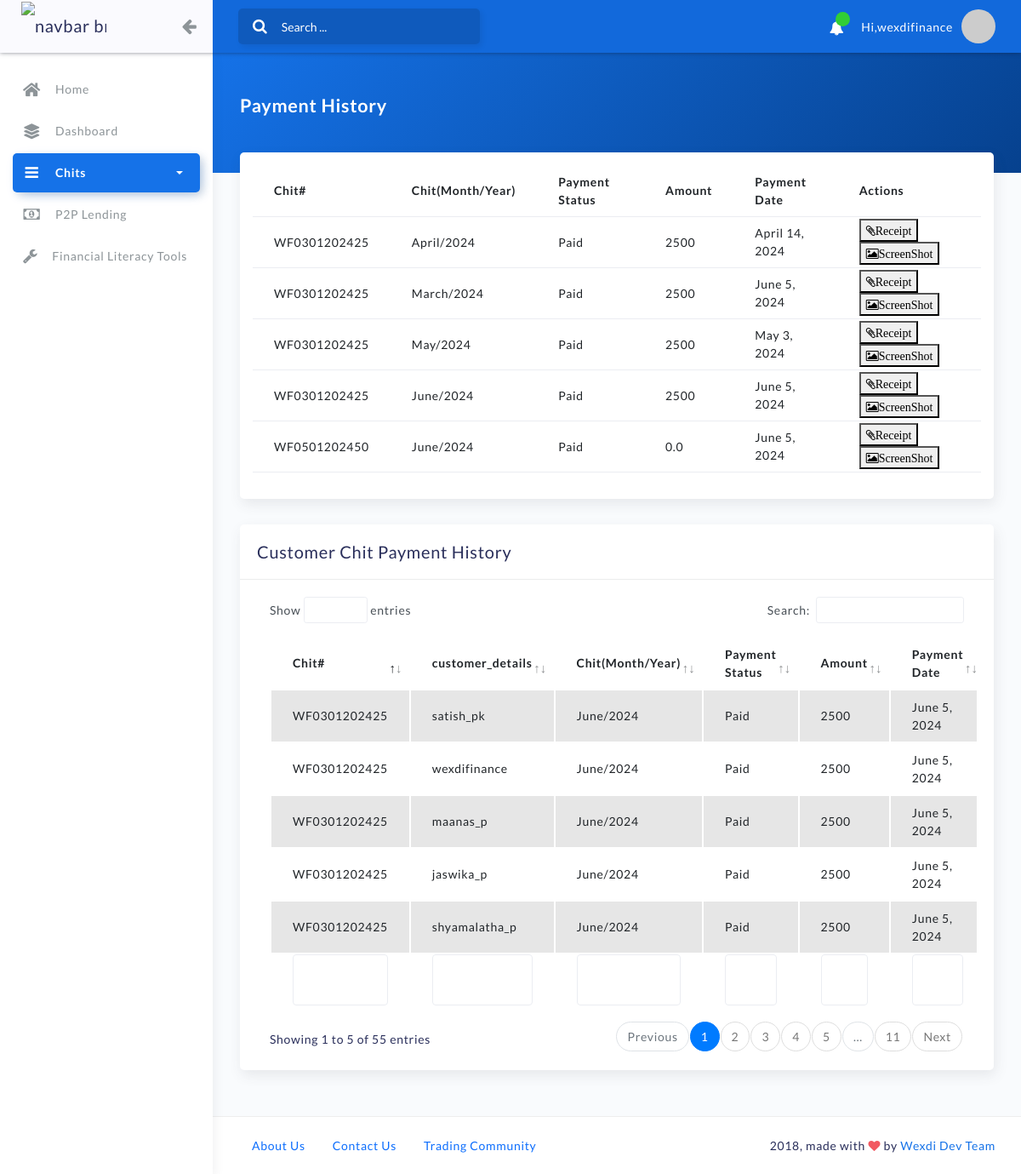
The page /history (signed in) on the database as committed earlier.
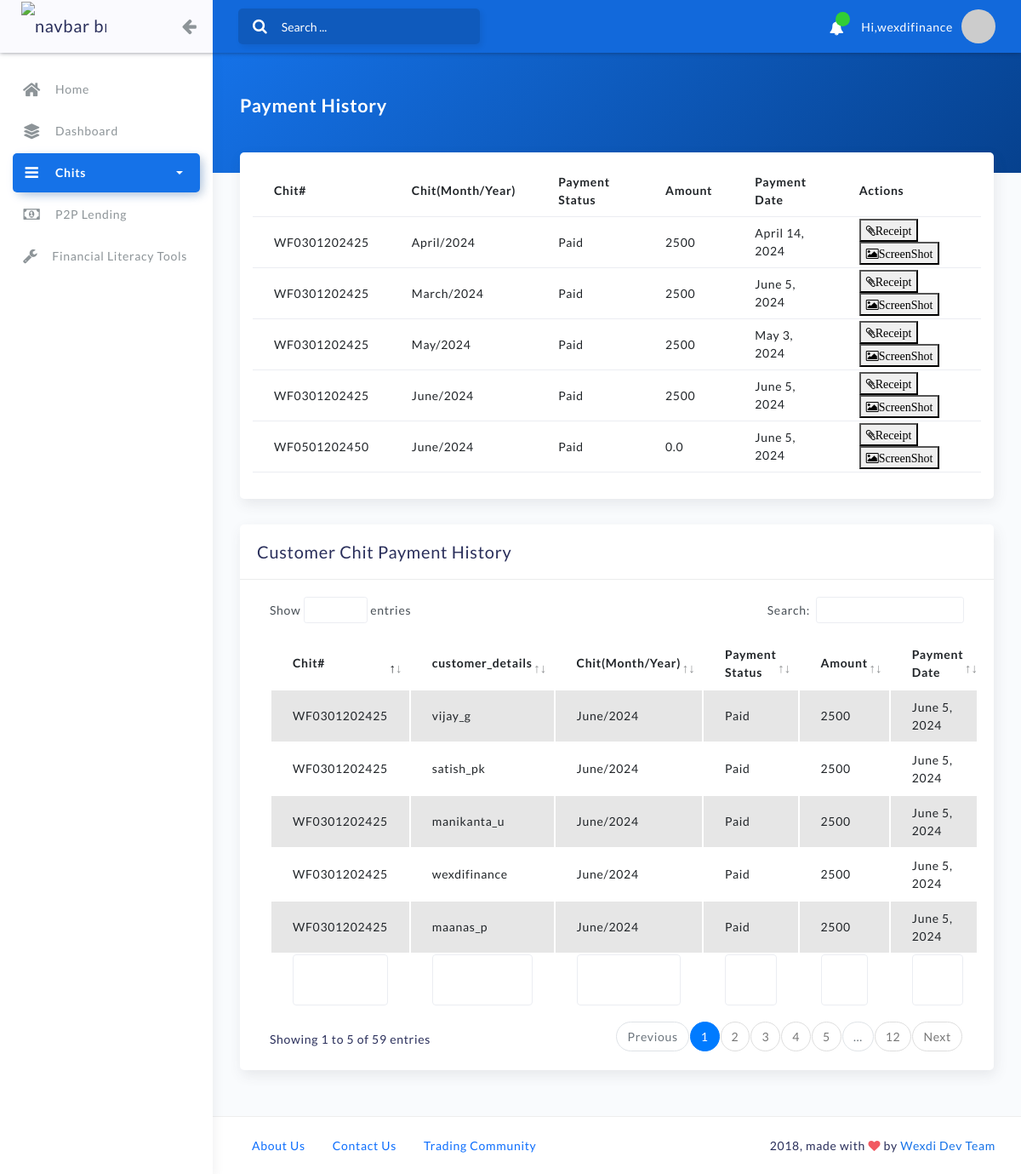
The same page on the database as committed later.
### chit/models.py (models this page shows)
class CustomerChitPaymentDetails(models.Model):
  chit_details = models.ForeignKey(ChitDetails,on_delete=models.CASCADE)
  customer_details = models.ForeignKey(User,on_delete=models.CASCADE)
  chit_month = models.CharField(max_length=9, choices=MONTH_CHOICES, default="January", blank=True)
  chit_year = models.CharField(max_length=255,blank=True)
  payment_status = models.CharField(max_length=9, choices=PAY_CHOICES, default="NotPaid")
  trans_id = models.CharField(max_length=555,default="")
  payment_file = models.FileField(upload_to="paymentfiles/" , default='paymentfiles/myfile.pdf')
  amount_paid = models.CharField(max_length=255, default=0.0)
  payment_date = models.DateField(default=datetime.now)

class ChitDetails(models.Model):
  chit_name = models.CharField(max_length=255)
  chit_total_amt = models.CharField(max_length=255)
  chit_taken_amt = models.CharField(max_length=255)
  chit_nottaken_amt = models.CharField(max_length=255)
  chit_isactive = models.BooleanField('Chit Status', default=False)
  chit_total_month_count = models.CharField(max_length=255,blank=True)
  chit_start_from = models.CharField(max_length=255,blank=True)
  chit_duedate_month = models.CharField(max_length=255,blank=True)
  chit_disbursedate_month = models.CharField(max_length=255,blank=True)
  chit_enrolldate_month = models.CharField(max_length=255,blank=True)
  def __str__(self):
    return self.chit_name

### home/views.py (the view)
# urls.py: path('history',views.history,name="history"),
@login_required(login_url="my-login")
def history(request):
    cust_obj = CustomerChitPaymentDetails.objects.filter(customer_details__id=request.user.id)
    cust_obj_all = CustomerChitPaymentDetails.objects.filter(payment_status="Paid").order_by('-id')
    return render(request,'home/history.html', {'user': request.user,'cust_obj':cust_obj,"cust_obj_all":cust_obj_all})

### home/templates/home/history.html (shortened to what this page needs)
{% extends "home/base.html" %}
{% load static %}
{% block content %}
<div class="container">
    <div class="panel-header bg-primary-gradient">
        <div class="page-inner py-5">
            <div class="d-flex align-items-left align-items-md-center flex-column flex-md-row">
                <div>
                    <h2 class="text-white pb-2 fw-bold">Payment History</h2>
                </div>
            </div>
        </div>
    </div>
    <div class="page-inner mt--5">
       	 <div class="row row-card-no-pd">
            <div class="col-md-12">
                <div style="width: 100%; display: table;">
                    <div style="display: table-row">
                        <table id="table_id"  class="table">
                            <tr>
                                <th> Chit# </th>
                                <th>Chit(Month/Year)</th>
                                <th>Payment Status</th>
                                <th>Amount</th>
                                <th>Payment Date</th>
                                <th>Actions</th>
                            </tr>
                            {% for cc in cust_obj %}
                            <tr>
                                <td>{{cc.chit_details}}</td>
                                <td>{{cc.chit_month}}/{{cc.chit_year}}</td>
                                <td>{{cc.payment_status}}</td>
                                <td>{{cc.amount_paid}}</td>
                                <td>{{cc.payment_date}}</td>
                                <td><a href="receipt_print/{{cc.id}}/" target="_blank"><button><i class="fa fa-paperclip" aria-hidden="true" >Receipt</i></button></a>
                                    <a href='/media/{{cc.payment_file}}' target="_blank"><button><i class="fa fa-picture-o" aria-hidden="true">ScreenShot</i></button></a>
                                </td>
                            </tr>
                            {% endfor %}
                        </table>
                    </div>
                </div>
            </div>
        </div>
        {% if request.user.is_superuser %}
        	<div class="row">
						<div class="col-md-12">
							<div class="card">
								<div class="card-header">
									<h4 class="card-title">Customer Chit Payment History</h4>
								</div>
								<div class="card-body">
									<div class="table-responsive">
										<table id="multi-filter-select" class="display table table-striped table-hover" >
											<thead>
												<tr>
												<th> Chit# </th><th>customer_details</th>
                                <th>Chit(Month/Year)</th>
                                <th>Payment Status</th>
                                <th>Amount</th>
                                <th>Payment Date</th>
												</tr>
											</thead>
											<tfoot>
												<tr>
												<th> Chit# </th>
												<th>customer_details</th>
                                <th>Chit(Month/Year)</th>
                                <th>Payment Status</th>
                                <th>Amount</th>
                                <th>Payment Date</th>
												</tr>
											</tfoot>
											<tbody>
											    {% for cc in cust_obj_all %}
												<tr>
												<td>{{cc.chit_details}}</td>
												<td>{{cc.customer_details}}</td>
                                <td>{{cc.chit_month}}/{{cc.chit_year}}</td>
                                <td>{{cc.payment_status}}</td>
                                <td>{{cc.amount_paid}}</td>
                                <td>{{cc.payment_date}}</td>
												</tr>
												{% endfor %}
											</tbody>
										</table>
									</div>
								</div>
							</div>
						</div>
					</div>
	{% endif %}
           </div>
</div>
{% endblock %}

Rows that differ between the two databases and show on the page:
no longer on this page (row unchanged): CustomerChitPaymentDetails: chit_details "WF0301202425", customer_details "jaswika_p", chit_month "June", chit_year "2024", payment_status "Paid", amount_paid "2500", payment_date "June 5, 2024", shown under "Customer Chit Payment History"
no longer on this page (row unchanged): CustomerChitPaymentDetails: chit_details "WF0301202425", customer_details "shyamalatha_p", chit_month "June", chit_year "2024", payment_status "Paid", amount_paid "2500", payment_date "June 5, 2024", shown under "Customer Chit Payment History"
now on this page (row edited): CustomerChitPaymentDetails: chit_details "WF0301202425", customer_details "vijay_g", chit_month "June", chit_year "2024", payment_status "Paid", amount_paid "2500", payment_date "June 5, 2024", shown under "Customer Chit Payment History"
now on this page (row edited): CustomerChitPaymentDetails: chit_details "WF0301202425", customer_details "manikanta_u", chit_month "June", chit_year "2024", payment_status "Paid", amount_paid "2500", payment_date "June 5, 2024", shown under "Customer Chit Payment History"
Other text that changed with them:
text written by a page script: "Show entries Search: Showing 1 to 5 of 55 entries Previous 1 2 3 4 5 … 11 Next" → "Show entries Search: Showing 1 to 5 of 59 entries Previous 1 2 3 4 5 … 12 Next"
